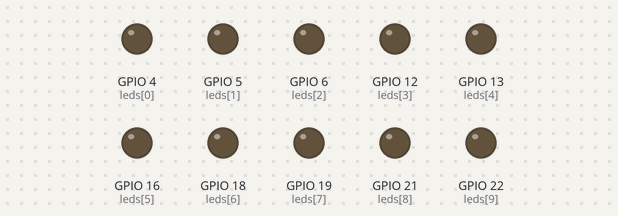
Simulated run of this program. Board: Raspberry Pi (BCM pin numbers). Shown: output pins drawn as LEDs (lit = HIGH).

Above: at 0.06 s.
At 5.06 s:
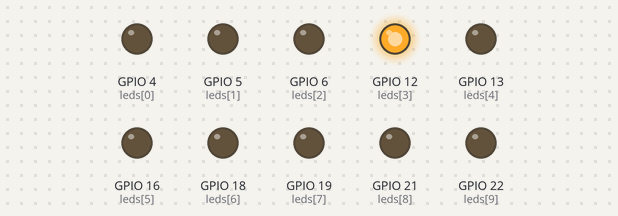
At 10.06 s:
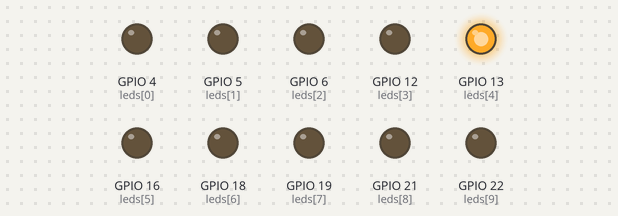
At 19.94 s:
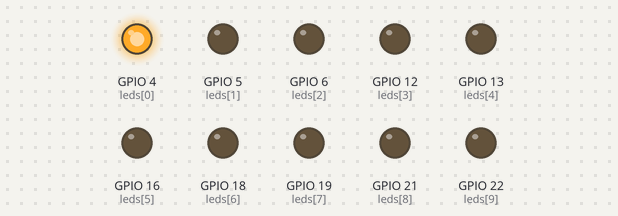
At 29.57 s:
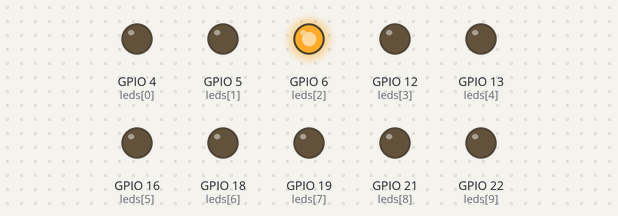
At 39.83 s:
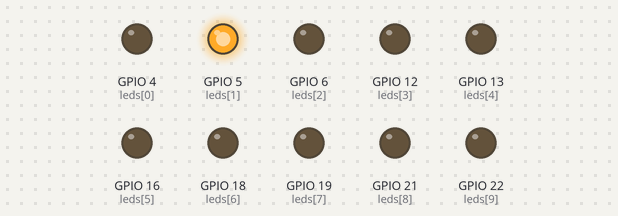
Timing chart, 0 to 40.0 s (numbered marks = the images above):
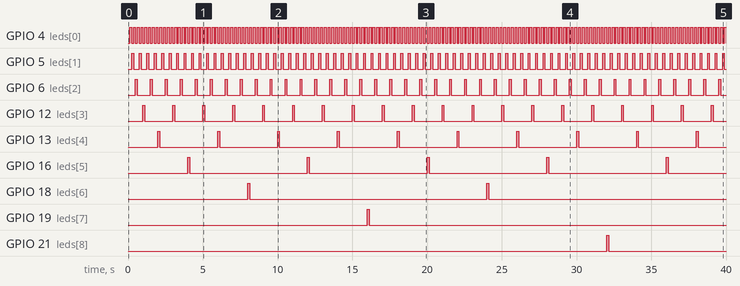

Measured:
- by itself, GPIO 4 (leds[0]): alternates HIGH for 0.13 s and LOW for 0.13 s
- by itself, GPIO 5 (leds[1]): alternates HIGH for 0.13 s and LOW for 0.38 s
- by itself, GPIO 6 (leds[2]): alternates HIGH for 0.13 s and LOW for 0.88 s
- by itself, GPIO 12 (leds[3]): alternates HIGH for 0.13 s and LOW for 1.9 s
- by itself, GPIO 13 (leds[4]): alternates HIGH for 0.13 s and LOW for 3.9 s
- by itself, GPIO 16 (leds[5]): alternates HIGH for 0.13 s and LOW for 7.9 s
- by itself, GPIO 18 (leds[6]): alternates HIGH for 0.13 s and LOW for 15.9 s
- by itself, GPIO 19 (leds[7]): LOW → HIGH at 16.0 s, → LOW 0.13 s later

The program:

binary_cnt.py
```python
#!/usr/bin/python
import RPi.GPIO as GPIO
import time

GPIO.setmode(GPIO.BCM)
GPIO.setwarnings(False)

leds = [4,5,6,12,13,16,18,19,21,22]

for led in leds:
     GPIO.setup(led,GPIO.OUT)
     GPIO.output(led,GPIO.LOW)


def light(t):
    for led in leds:
        if((t % 2) == 1):
            GPIO.output(led, GPIO.HIGH)
        else:
            GPIO.output(led, GPIO.LOW)
        t = t/2
    return

t = 0.125

def binary_counter():
    for j in range (0,512):
        n = 1
        m = 2
        light((m*j)/m)
        time.sleep(t)

if __name__=='__main__':
    binary_counter()
```
